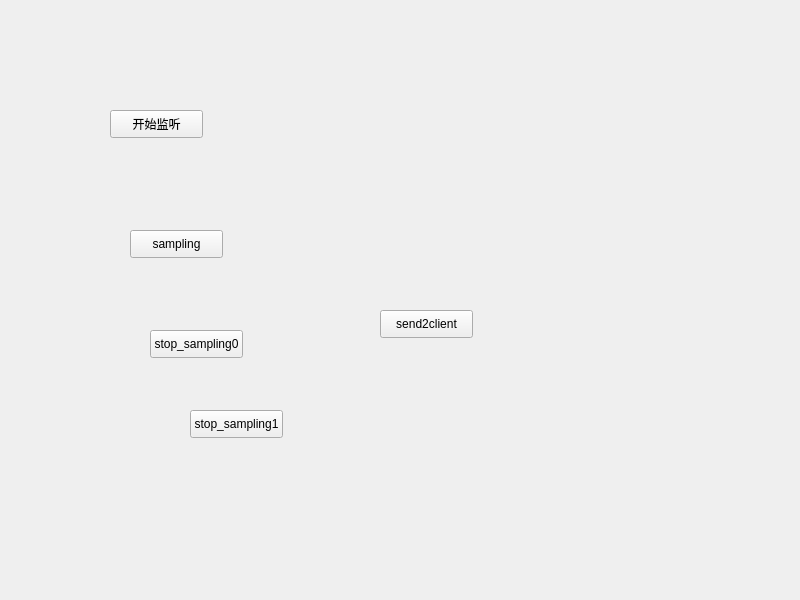
<?xml version="1.0" encoding="UTF-8"?>
<ui version="4.0">
 <class>Widget</class>
 <widget class="QWidget" name="Widget">
  <property name="geometry">
   <rect>
    <x>0</x>
    <y>0</y>
    <width>800</width>
    <height>600</height>
   </rect>
  </property>
  <property name="windowTitle">
   <string>Widget</string>
  </property>
  <widget class="QPushButton" name="startlistening">
   <property name="geometry">
    <rect>
     <x>110</x>
     <y>110</y>
     <width>93</width>
     <height>28</height>
    </rect>
   </property>
   <property name="text">
    <string>开始监听</string>
   </property>
  </widget>
  <widget class="QPushButton" name="send2client">
   <property name="geometry">
    <rect>
     <x>380</x>
     <y>310</y>
     <width>93</width>
     <height>28</height>
    </rect>
   </property>
   <property name="text">
    <string>send2client</string>
   </property>
  </widget>
  <widget class="QPushButton" name="sampling">
   <property name="geometry">
    <rect>
     <x>130</x>
     <y>230</y>
     <width>93</width>
     <height>28</height>
    </rect>
   </property>
   <property name="text">
    <string>sampling</string>
   </property>
  </widget>
  <widget class="QPushButton" name="stop_sampling0">
   <property name="geometry">
    <rect>
     <x>150</x>
     <y>330</y>
     <width>93</width>
     <height>28</height>
    </rect>
   </property>
   <property name="text">
    <string>stop_sampling0</string>
   </property>
  </widget>
  <widget class="QPushButton" name="stop_sampling1">
   <property name="geometry">
    <rect>
     <x>190</x>
     <y>410</y>
     <width>93</width>
     <height>28</height>
    </rect>
   </property>
   <property name="text">
    <string>stop_sampling1</string>
   </property>
  </widget>
 </widget>
 <resources/>
 <connections/>
</ui>
